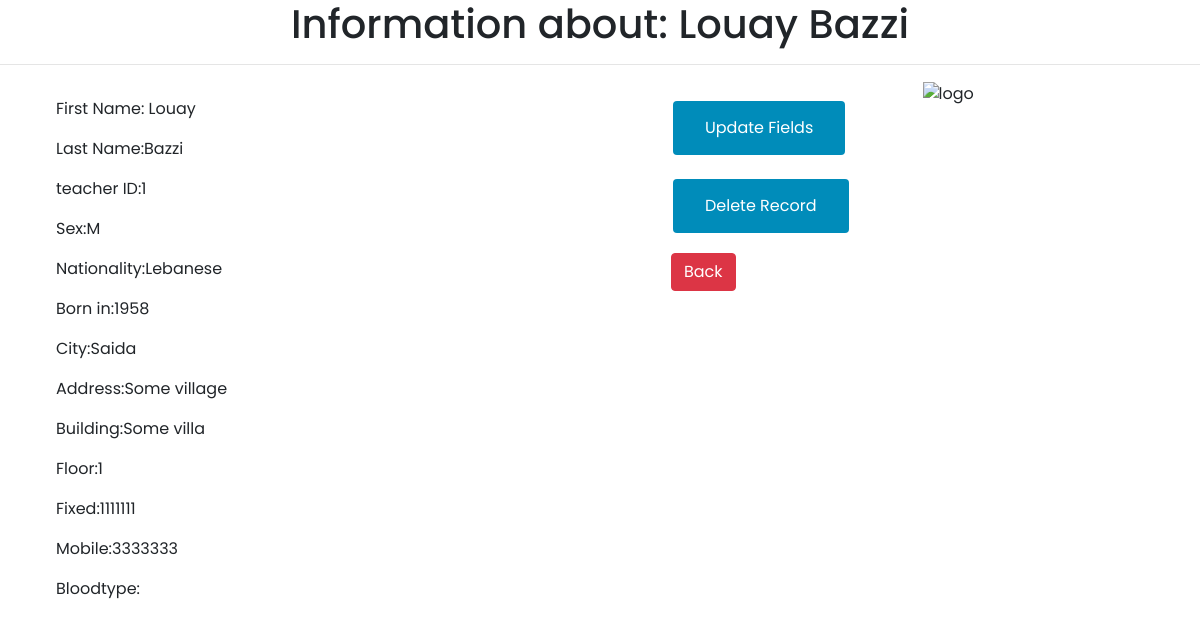
Screenshot of /registration/teacher/1/ (signed in) with the database file from the repository.
### draftapp/models.py (models this page shows, shortened)
class Teacher(models.Model):
    First_Name= models.CharField(max_length=20)
    Last_Name = models.CharField(max_length=20)
    Teaches = [
        ("E","English"),
        ("E","Arabic"),
        ("E","Math"),
        ("E","Physics"),
        ("E","Biology"),
        ("E","Chemistry"),
        ("E","History"),
        ("E","Geography"),
        ("E","Civics"),
        ("E","Religion"),
        ("E","PE")
    ]
    Subject= models.CharField(max_length=1, choices=Teaches)
    SEX = [
        ("M", "Male"),
        ("F", "Female")
    ]
    Sex = models.CharField(max_length=1, choices=SEX)
    Nationality=models.CharField(max_length=20)
    Born_in= models.IntegerField( default=1970)                                 #used to be int
    City = models.CharField(max_length=20)
    Address = models.CharField(max_length=20)
    Building = models.CharField(max_length=20)
    Floor = models.CharField(max_length=20)
    Fixed=models.IntegerField(default=0)                                                              #used to be int
    Mobile=models.IntegerField(default=0)                                                               #used to be int
    Bloodtype = [
        ('A', 'A+'),
        ('A', 'A-'),
        ('B', 'B+'),
        ('B', 'B-'),
        ('AB', 'AB+'),
        ('AB', 'AB-'),
        ('O', 'O+'),
        ('O', 'O-')
    ]
    Bloodtype = models.CharField(max_length=3, choices=Bloodtype)

### draftapp/views.py (the view)
# urls.py: url(r'^teacher/(?P<Teacher_ID>[0-9]+)/$', detailt, name='detailt'),
@login_required
def detailt(request, Teacher_ID):
    teacher = Teacher.objects.get(id=Teacher_ID)
    template = loader.get_template('draftapp/detailt.html')
    context = {
        'teacher': teacher
    }
    return HttpResponse(template.render(context,request))

### templates/draftapp/detailt.html (shortened to what this page needs)
<!DOCTYPE html>
{% load static %}
<html lang="en">
<head>
    <link rel="stylesheet" href="https://stackpath.bootstrapcdn.com/bootstrap/4.5.2/css/bootstrap.min.css">
    <link href="{% static 'draftapp/css/detailt.css' %}" rel="stylesheet" type="text/css">
</head>
<body >
    <h1>Information about: {{ teacher.First_Name }} {{ teacher.Last_Name }}</h1>
    <hr/>
    <div class="row justify-content-around">
        <div class="col-6">
            <ul>
                <li>First Name: {{ teacher.First_Name }}</li>
                <li>Last Name:{{ teacher.Last_Name}}</li>
                <li>teacher ID:{{ teacher.id}}</li>
                <li>Sex:{{ teacher.Sex }}</li>
                <li>Nationality:{{ teacher.Nationality }}</li>
                <li>Born in:{{ teacher.Born_in }}</li>
                <li>City:{{ teacher.City }}</li>
                <li>Address:{{ teacher.Address }}</li>
                <li>Building:{{ teacher.Building }}</li>
                <li>Floor:{{ teacher.Floor }}</li>
                <li>Fixed:{{ teacher.Fixed }}</li>
                <li>Mobile:{{ teacher.Mobile }}</li>
                <li>Bloodtype:{{ teacher.teacher_Bloodtype }}</li>
            </ul>
        </div>
        <div class="col-3">
            <ul>
                <li><a href="/registration/teacher/edit/{{ teacher.id }}" class = "button btn" >Update Fields</a></li>
                <li><a href="/registration/deletedt/{{ teacher.id }}" class = "button btn" >Delete Record</a></li>
                <li><a href={% url 'viewt' %} class="btn btn-danger">Back</a></li>
            </ul>
        </div>
        <div class="col-3"> <img src="https://www.fede.education/wp-content/uploads/2018/02/LOGO_UNIVERSAL-SCHOOL.jpg" class="img-fluid" alt="logo" ></div>
    </div>
</body>
</html>

### static/draftapp/css/detailt.css (style rules this page uses)
body { font-family: "Poppins", sans-serif; height: 100%; }
h1, h2 { text-align: center; }
ul { list-style-type: none; }
li { margin: 1em; }
.button { background-color: #008CBA; border: none; color: white; padding: 15px 32px; text-align: center; text-decoration: none; display: inline-block; font-size: 16px; margin: 4px 2px; cursor: pointer; }

### rows the page displays
Teacher: First_Name "Louay", Last_Name "Bazzi", id "1", Sex "M", Nationality "Lebanese", Born_in "1958", City "Saida", Address "Some village", Building "Some villa", Floor "1", Fixed "1111111", Mobile "3333333"
